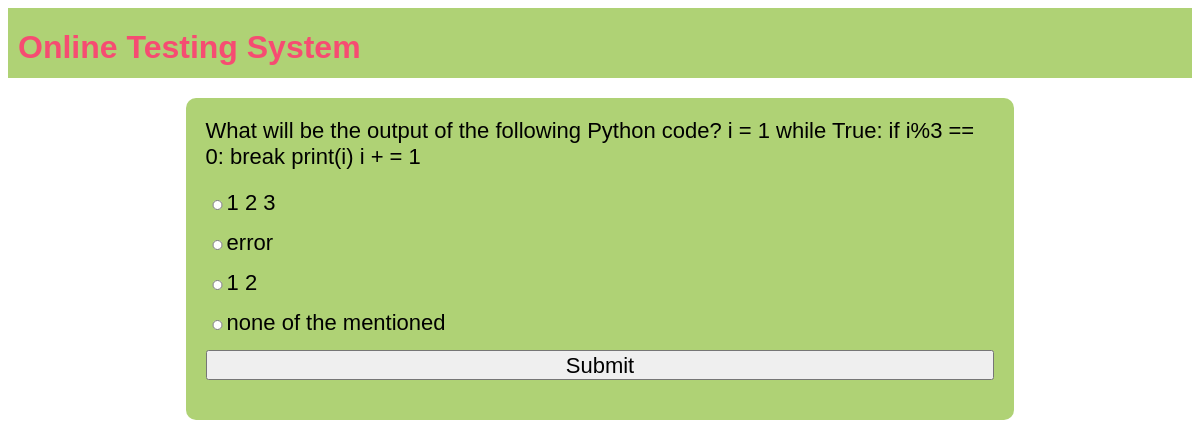
The page /test-paper?n=1 on the database its author committed.
### OTS/models.py (models this page shows)
class Question(models.Model):
    qid=models.BigAutoField(primary_key=True,auto_created=True)
    que=models.TextField()
    a=models.CharField(max_length=255)
    b=models.CharField(max_length=255)
    c=models.CharField(max_length=255)
    d=models.CharField(max_length=255)
    ans=models.CharField(max_length=2)

### OTS/views.py (the view)
# urls.py: path('test-paper',testPaper,name='testPaper'),
def testPaper(request):
    if 'name' not in request.session.keys():
        res=HttpResponseRedirect("login")
    n=int(request.GET['n'])
    question_pool=list(Question.objects.all())
    random.shuffle(question_pool)
    questions_list=question_pool[:n]
    context={'questions':questions_list}
    res=render(request,'test_paper.html',context)
    return res

### OTS/templates/test_paper.html (shortened to what this page needs)
{% extends 'main.html' %}
{% block content %}
<form action="{% url 'OTS:calculateTest' %}" method="post">
    {% for question in questions %}
    <div class="question">
        {{question.que}}
    </div>
    <label><div class="options"><input type="radio" name="q{{question.qid}}" value="A">{{question.a}}</div></label>
    <label><div class="options"><input type="radio" name="q{{question.qid}}" value="B">{{question.b}}</div></label>
    <label><div class="options"><input type="radio" name="q{{question.qid}}" value="C">{{question.c}}</div></label>
    <label><div class="options"><input type="radio" name="q{{question.qid}}" value="D">{{question.d}}</div></label>
    {% endfor %}
    <div><input type="submit" value="Submit"></div>
</form>
{% endblock %}

### OTS/static/theme.css (style rules this page uses)
* { font-family:'Gill Sans', 'Gill Sans MT', Calibri, 'Trebuchet MS', sans-serif; }

### OTS/static/formstyle.css (style rules this page uses)
form { box-sizing:border-box; padding:20px; border-radius:10px; background-color:#AFD275; display:table; width:100%; }
input { display:block; width:100%; margin-bottom:20px; height:30px; font-size:22px; }
.question { color:#000000; font-size:22px; margin-bottom:20px; }
.options { font-size:22px; }
.options input { display:inline; width:fit-content; height:10px; }

### rows shown on the page
Question: que "What will be the output of the following Python code? i = 1 while True: if i%3 == 0: break print(i) i + = 1", a "1 2 3", b "error", c "1 2", d "none of the mentioned"
